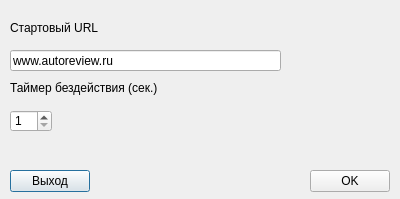
<?xml version="1.0" encoding="UTF-8"?>
<ui version="4.0">
 <class>OptionsDialog</class>
 <widget class="QDialog" name="OptionsDialog">
  <property name="geometry">
   <rect>
    <x>0</x>
    <y>0</y>
    <width>400</width>
    <height>199</height>
   </rect>
  </property>
  <property name="windowTitle">
   <string>Настройки</string>
  </property>
  <widget class="QLabel" name="label">
   <property name="geometry">
    <rect>
     <x>10</x>
     <y>20</y>
     <width>121</width>
     <height>16</height>
    </rect>
   </property>
   <property name="text">
    <string>Стартовый URL</string>
   </property>
  </widget>
  <widget class="QLineEdit" name="lineEdit">
   <property name="geometry">
    <rect>
     <x>10</x>
     <y>50</y>
     <width>271</width>
     <height>21</height>
    </rect>
   </property>
   <property name="text">
    <string>www.autoreview.ru</string>
   </property>
  </widget>
  <widget class="QLabel" name="label_2">
   <property name="geometry">
    <rect>
     <x>10</x>
     <y>80</y>
     <width>171</width>
     <height>16</height>
    </rect>
   </property>
   <property name="text">
    <string>&lt;html&gt;&lt;head/&gt;&lt;body&gt;&lt;p&gt;Таймер бездействия (сек.)&lt;/p&gt;&lt;/body&gt;&lt;/html&gt;</string>
   </property>
  </widget>
  <widget class="QSpinBox" name="spinBox">
   <property name="geometry">
    <rect>
     <x>10</x>
     <y>110</y>
     <width>42</width>
     <height>22</height>
    </rect>
   </property>
   <property name="minimum">
    <number>1</number>
   </property>
   <property name="maximum">
    <number>999999</number>
   </property>
  </widget>
  <widget class="QPushButton" name="pushButton">
   <property name="geometry">
    <rect>
     <x>10</x>
     <y>170</y>
     <width>80</width>
     <height>22</height>
    </rect>
   </property>
   <property name="text">
    <string>Выход</string>
   </property>
  </widget>
  <widget class="QPushButton" name="pushButton_2">
   <property name="geometry">
    <rect>
     <x>310</x>
     <y>170</y>
     <width>80</width>
     <height>22</height>
    </rect>
   </property>
   <property name="text">
    <string>OK</string>
   </property>
  </widget>
 </widget>
 <resources/>
 <connections/>
</ui>
